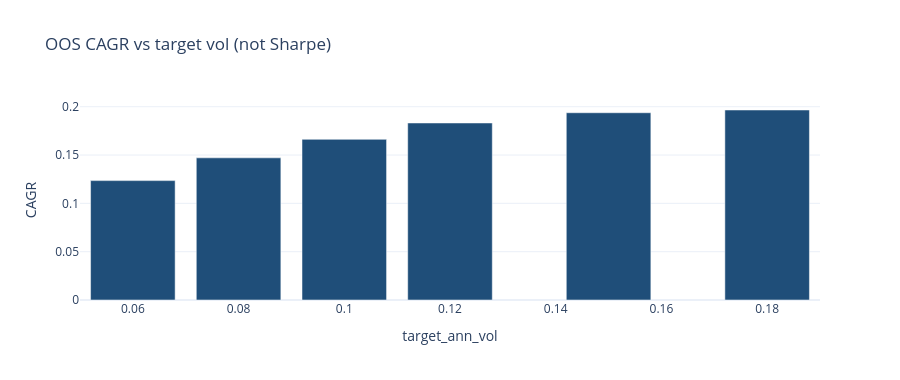
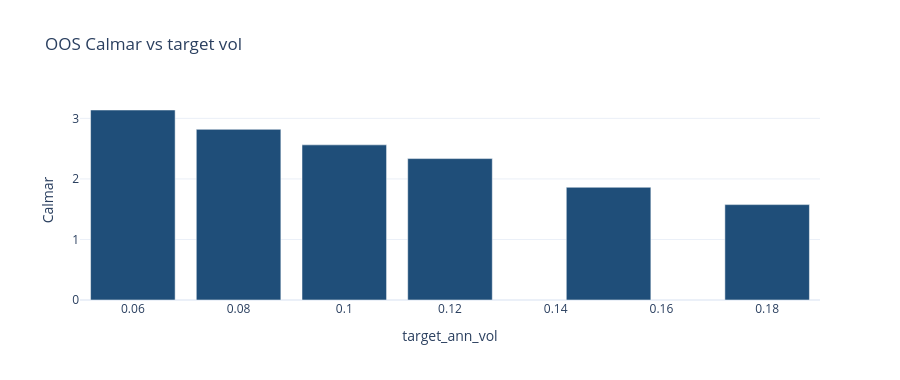
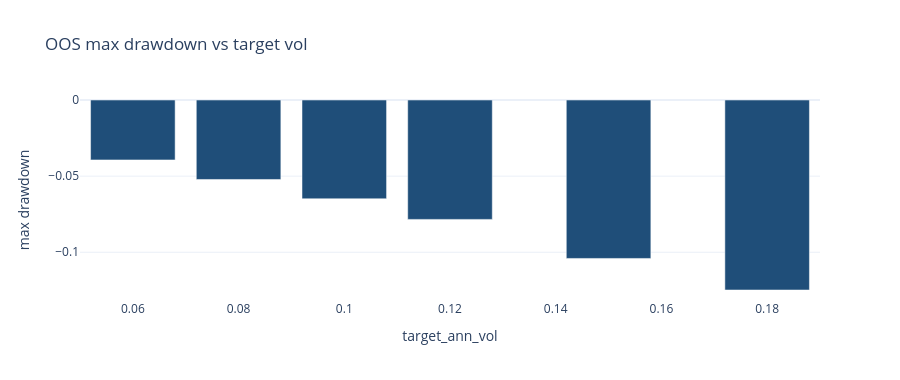

The cell these charts' notebook holds for them, in order:
### Markdown cell above
## 2. Vol-target surface (research)

Frozen VT family (`VOL_STAR=s1_vt`); only `target_ann_vol` changes on the grid. IS and OOS are reported separately. Half-Kelly is a **ceiling** for the §2 suggestion, not your final pick.

### Code cell
PACK = {}

pack = compute_leverage_surface(
    BASE,
    CFG,
    targets=list(DEFAULT_TARGETS),
    is_end=DEFAULT_IS_END,
    periods_per_year=PERIODS_PER_YEAR,
    max_oos_dd=float(DEFAULT_DD_CAP),
    pick=PICK,
)
PACK.clear()
PACK.update(pack)
sug = pack["suggestion"]
print("Half-Kelly vol ceiling (not an objective)", pack["half_kelly_vol"])
if sug.get("target_ann_vol") is not None:
    print(
        f"Suggested VT_TARGET_ANN_VOL_STAR={sug['target_ann_vol']:.4g} "
        f"(OOS {PICK}={sug.get(f'oos_{PICK}'):.4f}, reason={sug.get('reason')})"
    )
else:
    print("No policy survivor — set VT_TARGET_ANN_VOL_STAR by judgment.")
print("Copy your choice into VT_TARGET_ANN_VOL_STAR in §0, then run §4.")
display(pack["surface"])
display(pd.Series(sug, name="suggestion").to_frame("value"))
display(surface_cagr_figure(pack["surface"]))
display(surface_calmar_figure(pack["surface"]))
display(surface_dd_figure(pack["surface"]))

### Figure 1 — Plotly figure (JSON) as saved in the notebook; plotly's stock layout.template omitted (floating-point values rounded to 4 significant figures)
{"data": [{"marker": {"color": "#1f4e79"}, "name": "oos_cagr", "type": "bar", "x": [0.06, 0.08, 0.1, 0.12, 0.15, 0.18], "y": [0.1235, 0.1471, 0.1663, 0.1832, 0.1938, 0.1966]}], "layout": {"height": 380, "title": {"text": "OOS CAGR vs target vol (not Sharpe)"}, "xaxis": {"title": {"text": "target_ann_vol"}}, "yaxis": {"title": {"text": "CAGR"}}}}

### Figure 2 — Plotly figure (JSON) as saved in the notebook; plotly's stock layout.template omitted (floating-point values rounded to 4 significant figures)
{"data": [{"marker": {"color": "#1f4e79"}, "name": "oos_calmar", "type": "bar", "x": [0.06, 0.08, 0.1, 0.12, 0.15, 0.18], "y": [3.139, 2.819, 2.563, 2.336, 1.862, 1.576]}], "layout": {"height": 380, "title": {"text": "OOS Calmar vs target vol"}, "xaxis": {"title": {"text": "target_ann_vol"}}, "yaxis": {"title": {"text": "Calmar"}}}}

### Figure 3 — Plotly figure (JSON) as saved in the notebook; plotly's stock layout.template omitted (floating-point values rounded to 4 significant figures)
{"data": [{"marker": {"color": "#1f4e79"}, "name": "oos_max_drawdown", "type": "bar", "x": [0.06, 0.08, 0.1, 0.12, 0.15, 0.18], "y": [-0.03936, -0.05219, -0.06487, -0.07841, -0.1041, -0.1248]}], "layout": {"height": 380, "title": {"text": "OOS max drawdown vs target vol"}, "xaxis": {"title": {"text": "target_ann_vol"}}, "yaxis": {"title": {"text": "max drawdown"}}}}
